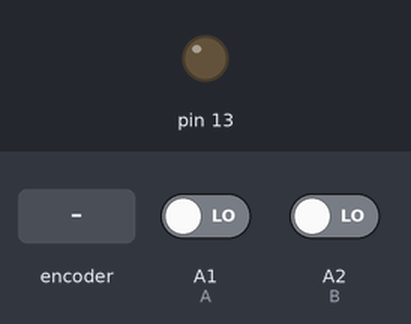
This sketch was run on a simulated Arduino Uno, built with avr-gcc and run on an emulated ATmega328P. On the bench: output pins drawn as LEDs (lit = HIGH). The inputs (shaded band) are chosen by the test bench; at power-on: A1 (A) LOW, A2 (B) LOW.

Above: at 1.2 s.
1.3 s: rotary encoder on A1 (A) / A2 (B) turned 1 step (first pin leading)
At 2.5 s:
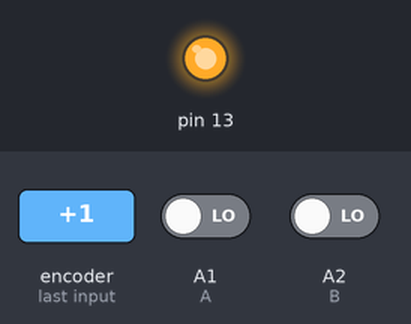
Timing chart, 0 to 4.3 s (numbered marks = the images above; inputs shaded):
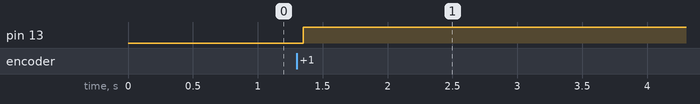

The sketch:

buttons.ino
```cpp
#define A A1
#define B A2

void setup() {
  pinMode(A, INPUT);
  digitalWrite(A, LOW);
  pinMode(B, INPUT);
  digitalWrite(B, LOW);
  pinMode(13, OUTPUT);
  Serial.begin(9600);
}

void loop() {
  if (digitalRead(A)) {
    digitalWrite(13, HIGH);
    delay(1000);
    digitalWrite(13, LOW);
  }
  if (digitalRead(B)) {
    digitalWrite(13, HIGH);
    delay(1000);
    digitalWrite(13, LOW);
  }
}
```

Measured:
- after the input at 1.3 s, pin 13: LOW → HIGH after 0.05 s
